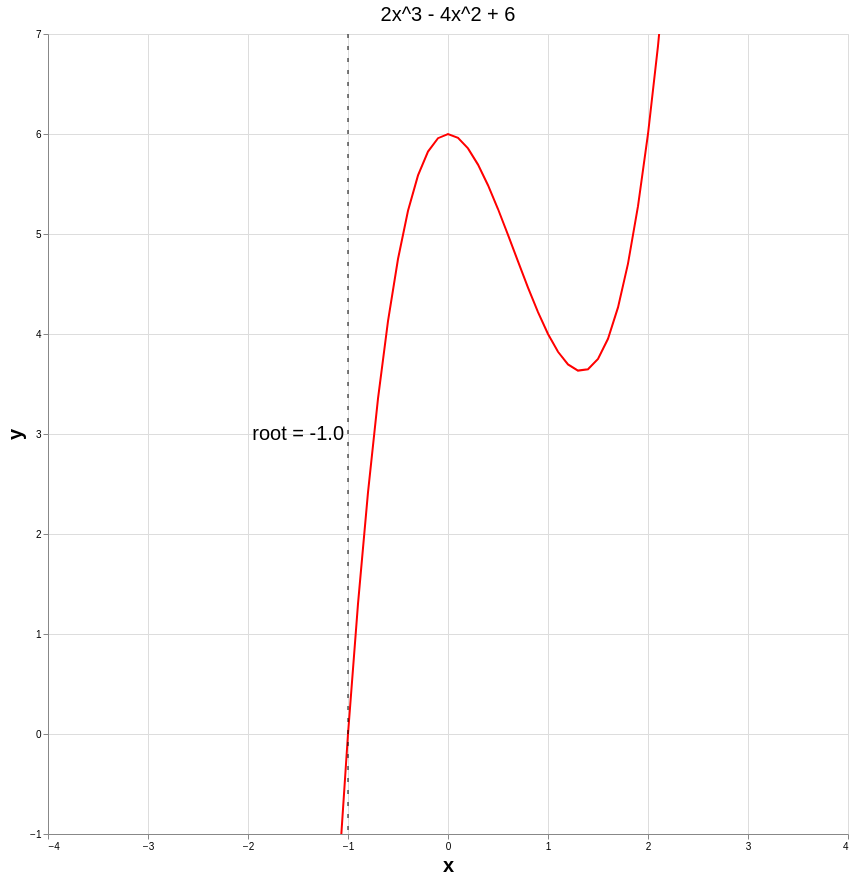

Express this chart as Vega-Lite.
### Vega-Lite specification from a JSON file in a GitHub repository (floating-point values rounded to 4 significant figures)
{"$schema": "https://vega.github.io/schema/vega-lite/v5.json", "width": 800, "height": 800, "title": {"text": "2x^3 - 4x^2 + 6", "fontSize": 20, "fontWeight": "normal"}, "layer": [{"data": {"sequence": {"start": -4, "stop": 4, "step": 0.1, "as": "x"}}, "transform": [{"calculate": "2 * datum.x * datum.x * datum.x - 4 * datum.x * datum.x + 6", "as": "y"}], "mark": "line", "selection": {"grid": {"type": "interval", "bind": "scales"}}, "encoding": {"x": {"type": "quantitative", "field": "x", "axis": {"tickCount": 9, "titleFontSize": 20}}, "y": {"field": "y", "type": "quantitative", "scale": {"domainMin": -1.0, "domainMax": 7.0}, "axis": {"tickCount": 9, "titleFontSize": 20}}, "color": {"value": "#f00"}}}, {"data": {"values": [{"x": -1}]}, "encoding": {"x": {"field": "x", "type": "quantitative"}}, "layer": [{"mark": {"type": "rule", "strokeDash": [4, 8]}}, {"mark": {"type": "text", "align": "right", "baseline": "bottom", "dx": -4, "dy": 10, "x": "width", "fontSize": 20, "text": "root = -1.0"}}]}]}
